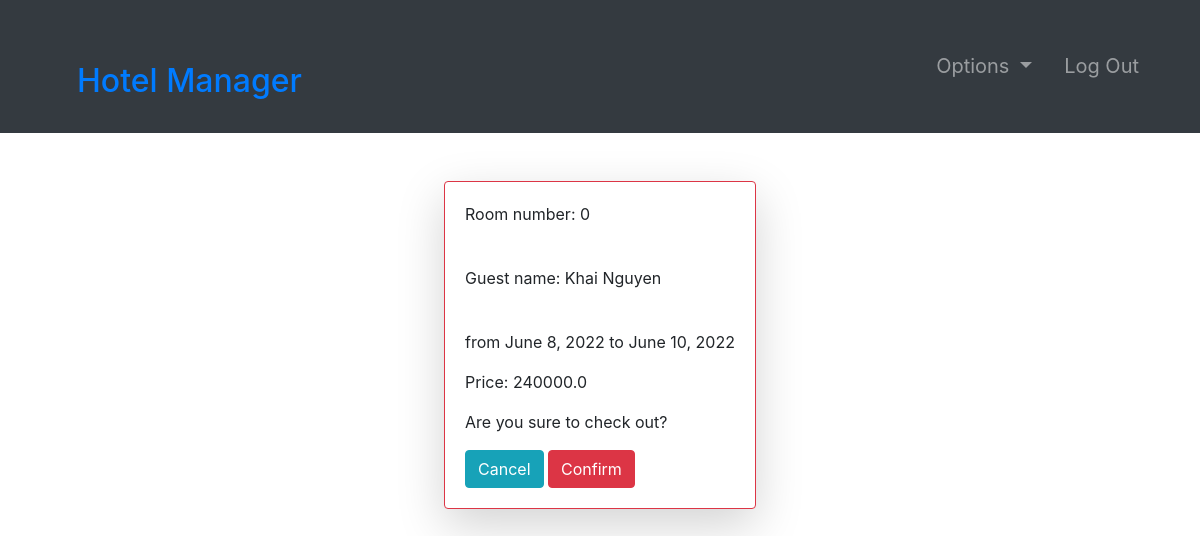
/checkOutBooking/25/ (signed in), run on the app's committed database.
### room/models.py (models this page shows, shortened)
class Booking(models.Model):
    roomNumber = models.ForeignKey(Room, on_delete=models.CASCADE)
    guest = models.ForeignKey(Guest, null=True, on_delete=models.CASCADE)
    dateOfReservation = models.DateField(default=timezone.now)
    startDate = models.DateField()
    endDate = models.DateField()

class Room(models.Model):
    ROOM_TYPES = (
        ('A', 'A'),
        ('B', 'B'),
        ('C', 'C'),
    )
    number = models.IntegerField(primary_key=True)
    capacity = models.SmallIntegerField()
    numberOfBeds = models.SmallIntegerField()
    roomType = models.CharField(max_length=20, choices=ROOM_TYPES)
    price = models.FloatField()
    statusStartDate = models.DateField(null=True)
    statusEndDate = models.DateField(null=True)

### accounts/models.py (models this page shows, shortened)
class Guest(models.Model):
    user = models.OneToOneField(User, null=True, on_delete=models.CASCADE)
    phoneNumber = PhoneNumberField(unique=True)

### room/views.py (the view)
# urls.py: path('checkOutBooking/<str:pk>/', checkOutBooking, name="checkOutBooking"),
@login_required(login_url='login')
def checkOutBooking(request, pk):
    role = str(request.user.groups.all()[0])
    path = role + "/"
    booking = Booking.objects.get(id=pk)
    start_date = datetime.strptime(
        str(booking.startDate), "%Y-%m-%d")
    end_date = datetime.strptime(str(booking.endDate), "%Y-%m-%d")
    numberOfDays = abs((end_date-start_date).days)
    price = Room.objects.get(number=booking.roomNumber.number).price
    total_price = price * numberOfDays
    if request.method == "POST":
        bill = Bills(room=booking.roomNumber, guest=booking.guest,
                     startDate=booking.startDate, endDate=booking.endDate, totalAmount=total_price)
        bill.save()
        booking.delete()
        return redirect('bookings')
    context = {
        "role": role,
        'booking': booking,
        'total_price': total_price
    }
    return render(request, path + "checkOutBooking.html", context)

### Templates/admin/checkOutBooking.html (shortened to what this page needs)
{% extends '../index.html' %}
{% block context %}
<div class="row justify-content-center m-5">
    <div class="card border-danger shadow-lg">
        <div class="card-body">
            <p>Room number: {{ booking.roomNumber.number }} </p> <br>
            <p>Guest name: {{ booking.guest.user.first_name }} {{ booking.guest.user.last_name }}</p><br>
            <p>from {{ booking.startDate }} to {{ booking.endDate }}</p>
            <p>Price: {{ total_price }}</p>
            <p>Are you sure to check out?</p>
            <form action="" method="post">
                <a class="btn btn-info" href="{% url 'bookings' %}">Cancel</a>
                <input class="btn btn-danger" type="submit" value="Confirm">
            </form>
        </div>
    </div>
</div>
{% endblock %}

### static/css/main.css (style rules this page uses)
* { margin: 0; padding: 0; -webkit-font-smoothing: antialiased; }
body { position: relative; }

### data on the page
Booking: roomNumber.number "0", guest.user.first_name "Khai", guest.user.last_name "Nguyen", startDate "June 8, 2022", endDate "June 10, 2022"

### other printed values
{{ total_price }} "240000.0"
